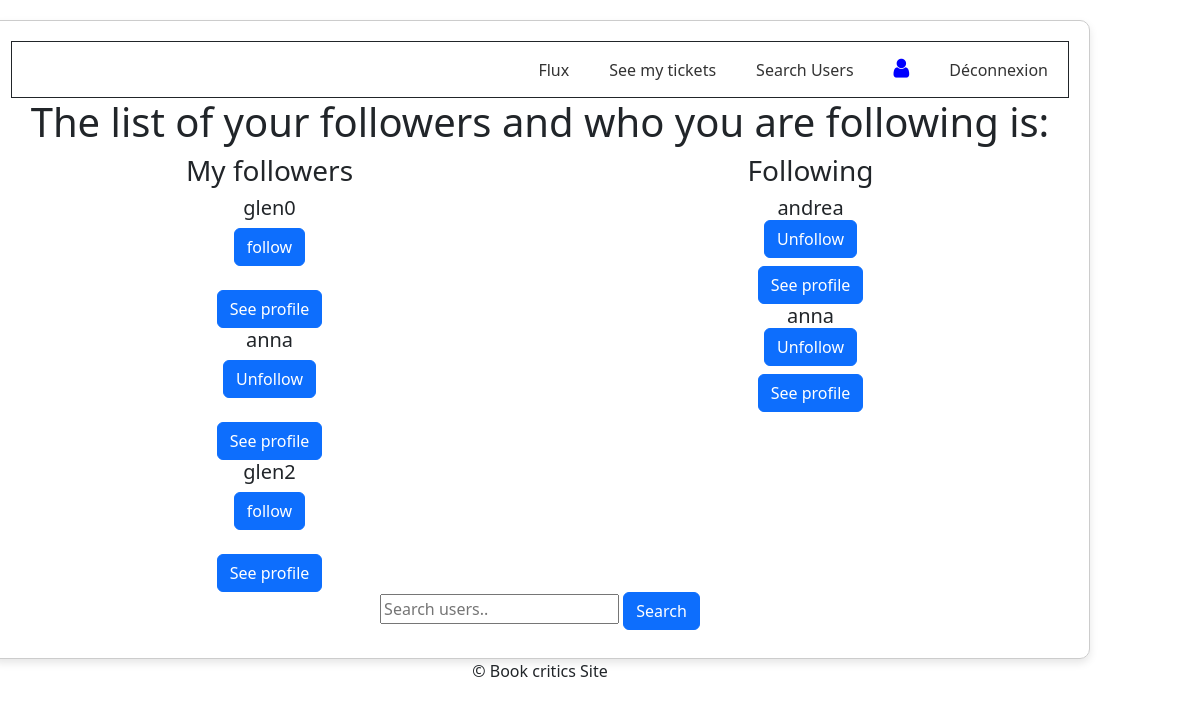
Page /users/ (signed in) on the committed database.
### book_critics_core/models.py (models this page shows)
class UserFollows(models.Model):
    uuid = models.UUIDField(primary_key=True,
                            unique=True,
                            default=uuid4,
                            editable=False)
    user = models.ForeignKey(settings.AUTH_USER_MODEL,
                             on_delete=models.CASCADE,
                             related_name='following',
                             verbose_name='utilisateur'
                             )
    followed_user = models.ForeignKey(settings.AUTH_USER_MODEL,
                                      on_delete=models.CASCADE,
                                      related_name='followed_user',
                                      verbose_name='utilisateur'
                                      )
    class Meta:
        constraints = [
            models.UniqueConstraint(fields=['user', 'followed_user'],
                                    name='unique_user_follow')]

class CustomUser(AbstractUser):
    uuid = models.UUIDField(primary_key=True,
                            unique=True,
                            default=uuid4,
                            editable=False)
    email = models.EmailField(max_length=100,
                              unique=True,
                              blank=True,
                              null=True,
                              verbose_name='email')

### book_critics_core/views.py (the view)
# urls.py: path('users/', views.all_users, name='all_users'),
@login_required(login_url='http://localhost:8000')
def all_users(request):
    actual_user = request.user
    followed_users, following_lst, followers = refacto_followers(actual_user)
    return render(request, 'users/all_users.html',
                  {
                    'follow_users': followed_users,
                    'followers': followers,
                    'following_lst': following_lst
                  }
                  )

### book_critics_core/views.py (called while the page is built)
def refacto_followers(user: CustomUser) -> tuple:
    follower_users = user.following.all()
    following_lst = [u.followed_user for u in follower_users]
    followers = user.followed_user.all
    return follower_users, following_lst, followers

### book_critics_core/templates/users/all_users.html (shortened to what this page needs)
{% extends 'base/base.html' %}
{% load static %}
{% block content %}
{% include 'base/navbar.html' %}
<h1> The list of your followers and who you are following is:</h1>
<div class="row">
    <div class="col-6">
        <h3> My followers</h3>
        {% for follower in followers %}
            <h5>{{follower.user.username}}</h5>
            {% if follower.user in following_lst %}
                <form action="{% url 'unfollow_user' %}", method="post">
                    <button type="submit" class="btn btn-primary">Unfollow</button>
                </form>
            {% else %}
                <form action="{% url 'follow_user' %}", method="post">
                    <button type="submit" class="btn btn-primary">follow</button>
                </form>
            {% endif %}</br>
            <a href="http://localhost:8000/my_tickets/{{follower.user.pk}}">
                <button type="submit" class="btn btn-primary">See profile</button>
            </a>
        {% endfor %}
    </div>
    <div class="col-6">
        <h3> Following</h3>
        {% for followed in follow_users %}
            <h5>
                {{followed.followed_user.username}}
                    <form action="{% url 'unfollow_user' %}", method="post">
                        <button type="submit" class="btn btn-primary">Unfollow</button>
                    </form>
            </h5>
            <a href="http://localhost:8000/my_tickets/{{followed.followed_user.pk}}">
                <button type="submit" class="btn btn-primary">See profile</button>
            </a>
        {% endfor %}
    </div>
</div>
<form action="{% url 'search_usr' %}" method='post'>
    <input type="text" name="init-username" id="search" placeholder="Search users..">
    <button type="submit" class="btn btn-primary">Search</button>
</form>
{% endblock %}

### book_critics_core/static/css/main.css (style rules this page uses)
body { display: flex; height: 100%; width: 90%; flex-direction: column; justify-content: center; align-items: center; text-align: center; margin: 0; }

### rows in the picture
UserFollows: user.username "glen0"
UserFollows: user.username "anna"
UserFollows: user.username "glen2"
UserFollows: followed_user.username "andrea"
UserFollows: followed_user.username "anna"
